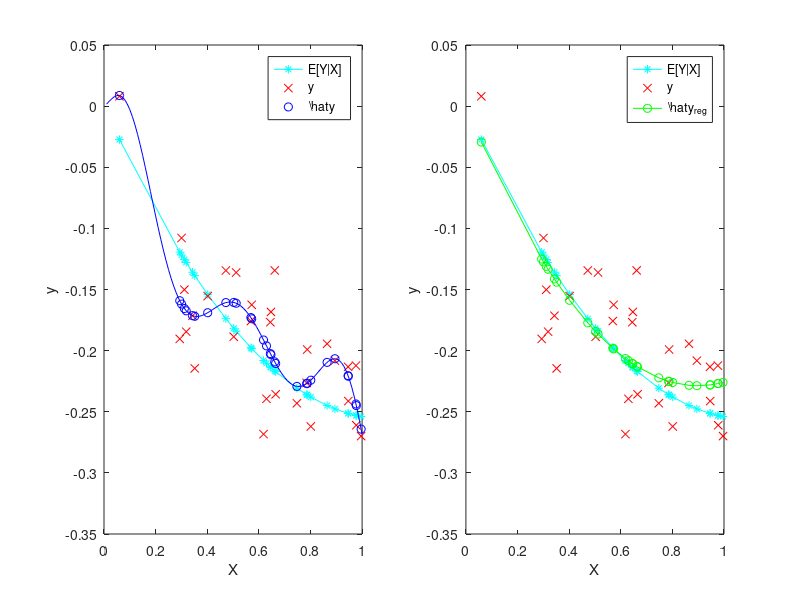

This figure's MATLAB source:
N = 30;

X = sort(rand(N,1));



XX = [X, X.^2];

XXXX = [X, X.^2, X.^3, X.^4, X.^5, X.^6, X.^7, X.^8];

beta = rand(2,1)-0.5;

Y = XX * beta;
y = normrnd(0,0.05, N, 1) + Y;




beta_hat = (XXXX' * XXXX)^(-1)*XXXX'*y;
y_hat = XXXX * beta_hat;

lambda = 0.0001;
I = eye(2);
beta_hat_reg = (XX' * XX + lambda * I)^(-1)*XX'*y;
y_hat_reg = XX * beta_hat_reg;



subplot(1,2,1)
plot(X, Y, 'c*-');
hold on;
plot(X, y, 'xr');
plot(X, y_hat, 'ob');

x = (1:100)'./100;
xxxx = [x, x.^2, x.^3, x.^4, x.^5, x.^6, x.^7, x.^8];
yy_hat = xxxx * beta_hat;
plot(x, yy_hat, '-b');

legend('E[Y|X]','y','\hat{y}');
xlabel('X')
ylabel('y')
hold off;

subplot(1,2,2)

plot(X, Y, 'c*-');
hold on;
plot(X, y, 'xr');
plot(X, y_hat_reg, 'og-');


legend('E[Y|X]','y','\hat{y}_{reg}');
xlabel('X')
ylabel('y')
hold off;
